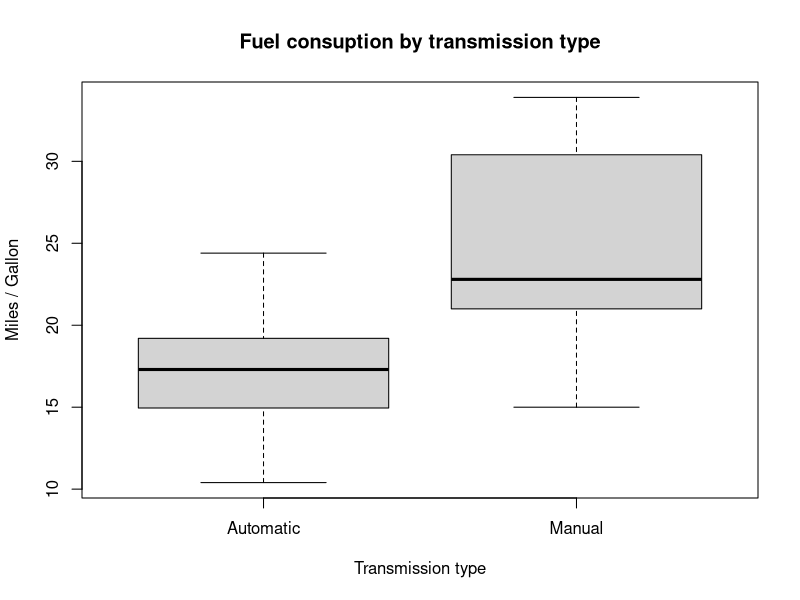
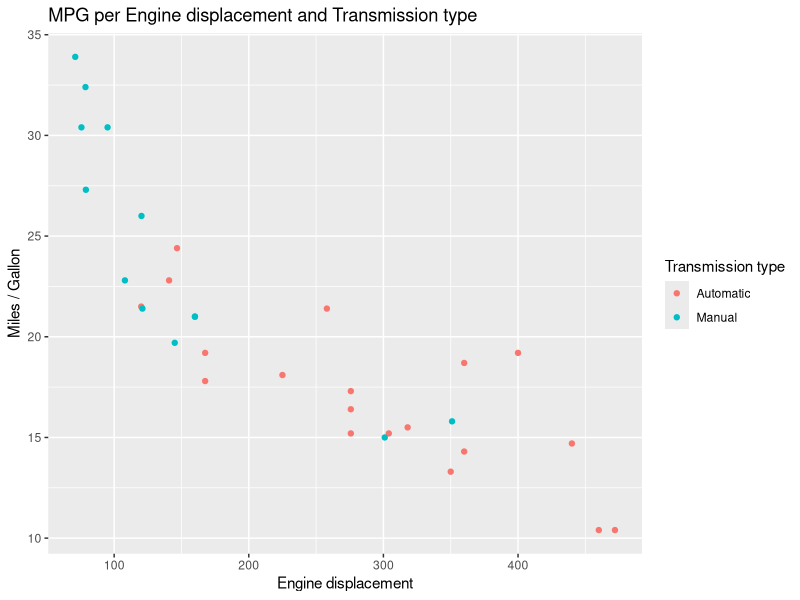
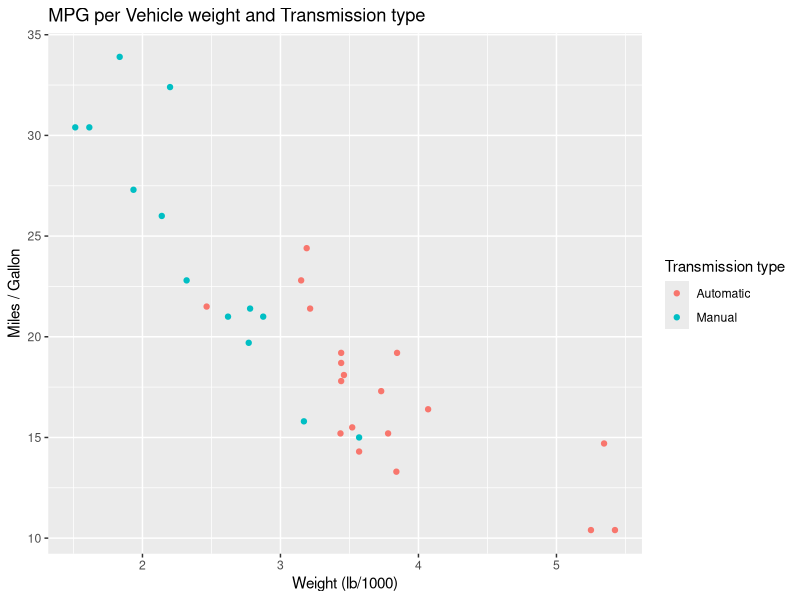
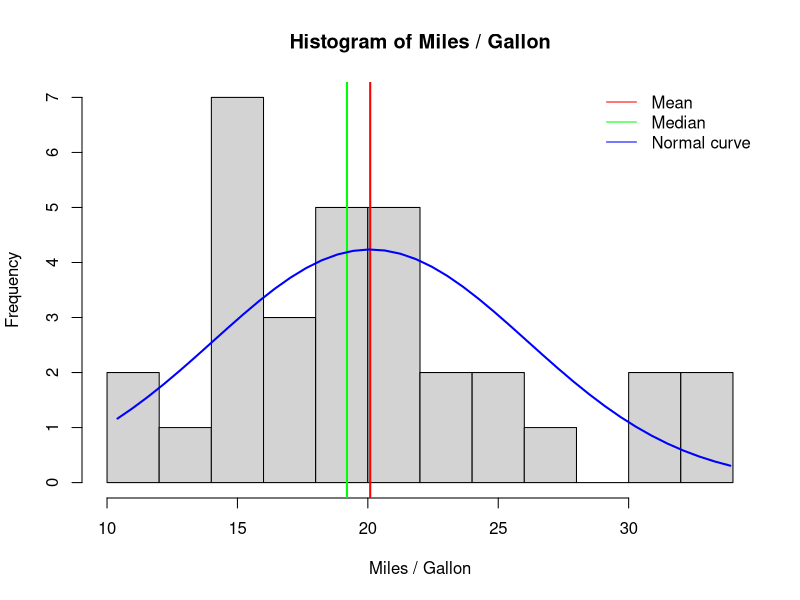

The R source for these figures, in order:
## ---- chunk 1
library(ggplot2)
data(mtcars)
str(mtcars)
## ---- chunk 2
mtcars$am <- as.factor(mtcars$am)
levels(mtcars$am) <- c("Automatic", "Manual")
## ---- chunk 3
boxplot(mpg~am, data=mtcars,
        xlab = "Transmission type",
        ylab = "Miles / Gallon",
        main = "Fuel consuption by transmission type")
## ---- chunk 4
summary(mtcars[mtcars$am == "Automatic",]$disp)
summary(mtcars[mtcars$am == "Manual",]$disp)
summary(mtcars[mtcars$am == "Automatic",]$wt)
summary(mtcars[mtcars$am == "Manual",]$wt)
## ---- chunk 5
singlelm <- lm(mpg~am, data=mtcars)
summary(singlelm)
## ---- chunk 6
stepmodel = step(lm(data=mtcars, mpg~.), trace=0, steps=10000)
summary(stepmodel)
## ---- chunk 7
multiplelm <- lm(mpg ~ wt + qsec + am, data=mtcars)
summary(multiplelm)
## ---- chunk 8
rmse_single <- sqrt(sum(singlelm$residuals ^ 2) / nrow(mtcars))
rsquared_single <- summary(singlelm)$r.squared
rmse_multiple <- sqrt(sum(multiplelm$residuals ^ 2) / nrow(mtcars))
rsquared_multiple <- summary(multiplelm)$r.squared
perf <- matrix(c(rmse_single, rmse_multiple, rsquared_single, rsquared_multiple), nrow=2, ncol=2)
rownames(perf) <- c("single variable", "multiple variable")
colnames(perf) <- c("RMSE", "R^2")
perf
## ---- chunk 9
dispplot <- qplot(x=disp, y=mpg, data=mtcars, colour=am, 
                  main="MPG per Engine displacement and Transmission type", 
                  xlab="Engine displacement", 
                  ylab="Miles / Gallon")
dispplot + labs(colour="Transmission type")
## ---- chunk 10
wtplot <- qplot(x=wt, y=mpg, data=mtcars, colour=am, 
                  main="MPG per Vehicle weight and Transmission type", 
                  xlab="Weight (lb/1000)", 
                  ylab="Miles / Gallon")
wtplot + labs(colour="Transmission type")
## ---- chunk 11
mpg <- mtcars$mpg
h <- hist(mpg, breaks=11, xlab="Miles / Gallon",  main="Histogram of Miles / Gallon")
abline(v = mean(mpg), col="red", lwd=2)
abline(v = median(mpg), col="green", lwd=2)
xfit <- seq(min(mpg), max(mpg), length=40)
yfit <- dnorm(xfit, mean=mean(mpg), sd=sd(mpg))
yfit <- yfit * diff(h$mids[1:2]) * length(mpg)
lines(xfit, yfit, col="blue", lwd=2)
legend(x="topright", legend=c("Mean","Median","Normal curve"), col=c("red", "green","blue"), bty="n", lwd=1)
